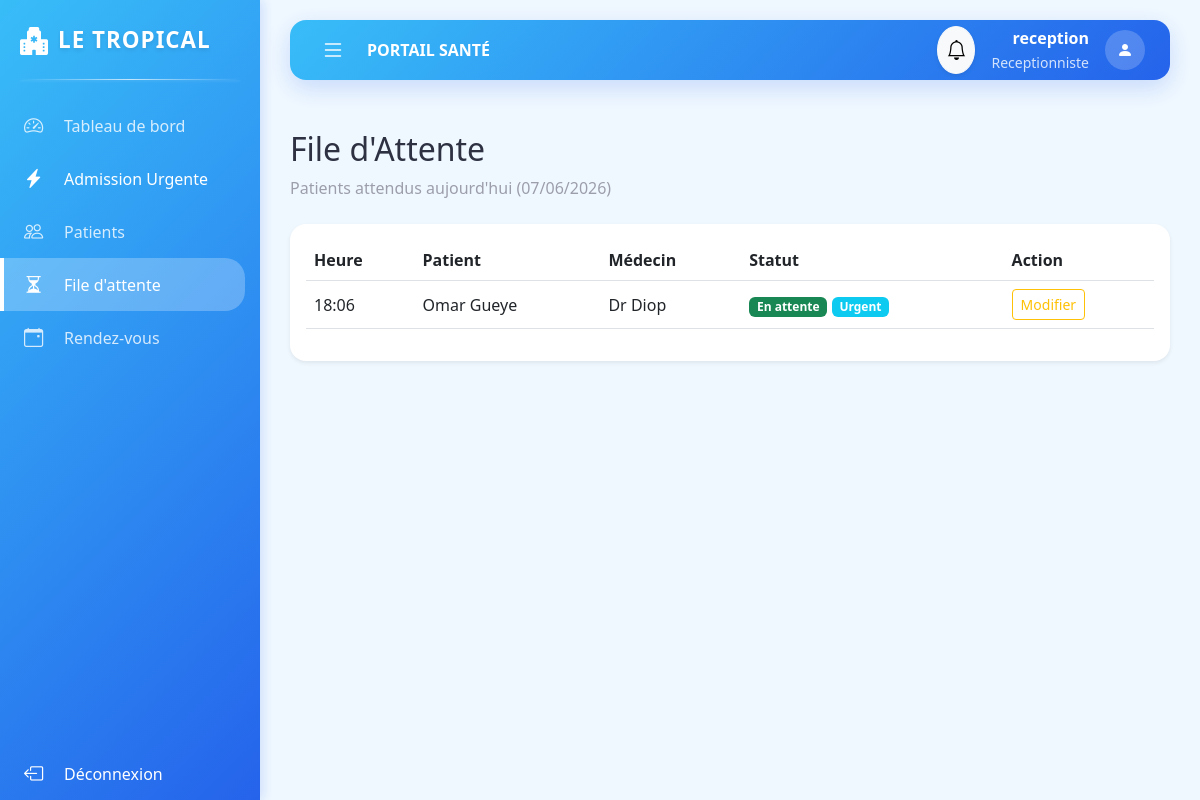
The page /reception/file-attente (signed in) on the database its author committed.
### app/models.py (models this page shows)
class Utilisateur(db.Model, UserMixin):
    id = db.Column(db.Integer, primary_key=True)
    username = db.Column(db.String(50), unique=True, nullable=False)
    password = db.Column(db.String(100), nullable=False)
    role = db.Column(db.String(20), nullable=False) # Admin, Medecin, Patient, Pharmacien, Receptionniste
    date_creation = db.Column(db.DateTime, default=datetime.utcnow)
    patient_id = db.Column(db.Integer, db.ForeignKey('patient.id'), nullable=True)
    patient = db.relationship('Patient', backref=db.backref('user', uselist=False))
    medecin_id = db.Column(db.Integer, db.ForeignKey('medecin.id'), nullable=True)
    medecin = db.relationship('Medecin', backref=db.backref('user', uselist=False))

class RendezVous(db.Model):
    id = db.Column(db.Integer, primary_key=True)
    date_rdv = db.Column(db.Date, nullable=False)
    heure_rdv = db.Column(db.Time, nullable=False)
    statut = db.Column(db.String(20), default='Programmé') # Programmé, Annulé, Terminé, Urgence
    type_rdv = db.Column(db.String(20), default='Présentiel') # Présentiel, Téléconsultation
    priorite = db.Column(db.Integer, default=1)
    degre_urgence = db.Column(db.String(20), default='Normal') # Normal, Moyen, Critique (Triage)
    patient_id = db.Column(db.Integer, db.ForeignKey('patient.id'), nullable=False)
    medecin_id = db.Column(db.Integer, db.ForeignKey('medecin.id'), nullable=False)
    service_id = db.Column(db.Integer, db.ForeignKey('service.id'), nullable=True)
    centre_id = db.Column(db.Integer, db.ForeignKey('centre.id'), nullable=True)
    consultation = db.relationship('Consultation', backref='rdv', uselist=False)

class Patient(db.Model):
    id = db.Column(db.Integer, primary_key=True)
    nom = db.Column(db.String(50), nullable=False)
    prenom = db.Column(db.String(50), nullable=False)
    date_naissance = db.Column(db.Date, nullable=False)
    sexe = db.Column(db.String(10))
    adresse = db.Column(db.String(200))
    telephone = db.Column(db.String(20))
    email = db.Column(db.String(120))
    centre_id = db.Column(db.Integer, db.ForeignKey('centre.id'), nullable=True)
    assurance_id = db.Column(db.Integer, db.ForeignKey('assurance.id'), nullable=True)
    assurance = db.relationship('Assurance', backref='patients')
    dossier = db.relationship('DossierMedical', backref='patient', uselist=False)
    rdvs = db.relationship('RendezVous', backref='patient', lazy=True)
    file_attente = db.relationship('FileAttente', backref='patient', lazy=True)

class Medecin(db.Model):
    id = db.Column(db.Integer, primary_key=True)
    nom = db.Column(db.String(50), nullable=False)
    prenom = db.Column(db.String(50), nullable=False)
    specialite = db.Column(db.String(100))
    telephone = db.Column(db.String(20))
    teleconsult_active = db.Column(db.Boolean, default=False)
    service_id = db.Column(db.Integer, db.ForeignKey('service.id'), nullable=False)
    centre_id = db.Column(db.Integer, db.ForeignKey('centre.id'), nullable=True)
    centre = db.relationship('Centre', backref='medecins')
    rdvs = db.relationship('RendezVous', backref='medecin', lazy=True)
    dispos = db.relationship('Disponibilite', backref='medecin', lazy=True)

### app/routes.py (the view)
@main.route("/reception/file-attente")
@login_required
def file_attente():
    if current_user.role not in ['Receptionniste', 'Administrateur']: return redirect(url_for('main.dashboard'))
    today = datetime.now().date()
    rdvs = RendezVous.query.filter(RendezVous.date_rdv == today, RendezVous.statut.notin_(['Terminé', 'Annulé'])).order_by(RendezVous.priorite.desc(), RendezVous.heure_rdv).all()
    return render_template('reception/file.html', rdvs=rdvs)

### app/__init__.py (called while the page is built)
def create_app(config_class=Config):
    app = Flask(__name__)
    app.config.from_object(Config)
    db.init_app(app)
    bcrypt.init_app(app)
    login_manager.init_app(app)
    from app.routes import main
    app.register_blueprint(main)
    from app.transfert import transfert_bp
    app.register_blueprint(transfert_bp)
    @app.context_processor
    def inject_now():
        from datetime import datetime
        return {'datetime': datetime}
    return app

### app/models.py (called while the page is built)
@login_manager.user_loader
def load_user(user_id):
    return Utilisateur.query.get(int(user_id))

### app/routes.py (called while the page is built)
@main.app_context_processor
def inject_notifications():
    if current_user.is_authenticated: return dict(unread_notifications=[n for n in current_user.notifications if not n.lu])
    return dict(unread_notifications=[])

### app/templates/reception/file.html (shortened to what this page needs)
{% extends "base.html" %}
{% block content %}
<div class="mb-4">
    <h2>File d'Attente</h2>
    <p class="text-muted">Patients attendus aujourd'hui ({{ datetime.now().strftime('%d/%m/%Y') }})</p>
</div>
<div class="card border-0 shadow-sm"><div class="card-body">
    <table class="table align-middle">
        <thead><tr><th>Heure</th><th>Patient</th><th>Médecin</th><th>Statut</th><th>Action</th></tr></thead>
        <tbody>
            {% for rdv in rdvs %}
            <tr>
                <td>{{ rdv.heure_rdv.strftime('%H:%M') }}</td>
                <td>{{ rdv.patient.prenom }} {{ rdv.patient.nom }}</td>
                <td>Dr {{ rdv.medecin.nom }}</td>
                <td>
                    <span class="badge {{ 'bg-success' if rdv.statut == 'En attente' else 'bg-warning' }}">
                        {{ rdv.statut }}
                    </span>
                    <span class="badge {{ 'bg-danger' if rdv.priorite == 3 else 'bg-info' }}">
                        {{ 'Urgent' if rdv.priorite > 1 else 'Normal' }}
                    </span>
                </td>
                <td>
                    <a href="{{ url_for('main.modifier_rdv', rdv_id=rdv.id) }}" class="btn btn-sm btn-outline-warning">Modifier</a>
                </td>
            </tr>
            {% endfor %}
        </tbody>
    </table>
</div></div>
{% endblock %}

### app/templates/base.html (shortened to what this page needs)
<!DOCTYPE html>
<html lang="fr">
<head>
    <link href="https://cdn.jsdelivr.net/npm/bootstrap@5.3.0/dist/css/bootstrap.min.css" rel="stylesheet">
    <link rel="stylesheet" href="https://cdn.jsdelivr.net/npm/bootstrap-icons@1.11.0/font/bootstrap-icons.css">
</head>
<body>
    {% if current_user.is_authenticated %}
    <div id="sidebar">
        <div class="sidebar-header">
            <i class="bi bi-hospital-fill text-success fs-3"></i>
            <span class="logo-text">LE TROPICAL</span>
        </div>
            <a href="{{ url_for('main.dashboard') }}" class="menu-item {{ 'active' if request.endpoint == 'main.dashboard' }}">
                <i class="bi bi-speedometer2"></i>
                <span class="menu-text">Tableau de bord</span>
            </a>
            {% if current_user.role in ['Administrateur', 'Receptionniste'] %}
            <a href="{{ url_for('main.admission_urgence') }}" class="menu-item {{ 'active' if request.endpoint == 'main.admission_urgence' }} text-danger">
                <i class="bi bi-lightning-charge-fill"></i>
                <span class="menu-text">Admission Urgente</span>
            </a>
            {% endif %}
            {% if current_user.role in ['Administrateur', 'Receptionniste', 'Medecin'] %}
            <a href="{{ url_for('main.list_patients') }}" class="menu-item {{ 'active' if request.endpoint == 'main.list_patients' }}">
                <i class="bi bi-people"></i>
                <span class="menu-text">Patients</span>
            </a>
            {% endif %}
            {% if current_user.role in ['Administrateur', 'Receptionniste'] %}
            <a href="{{ url_for('main.file_attente') }}" class="menu-item {{ 'active' if request.endpoint == 'main.file_attente' }}">
                <i class="bi bi-hourglass-split"></i>
                <span class="menu-text">File d'attente</span>
            </a>
            {% endif %}
            {% if current_user.role not in ['Pharmacien', 'Caissier'] %}
            <a href="{{ url_for('main.list_rdvs') }}" class="menu-item {{ 'active' if request.endpoint == 'main.list_rdvs' }}">
                <i class="bi bi-calendar-event"></i>
                <span class="menu-text">Rendez-vous</span>
            </a>
            {% endif %}
            <div class="mt-auto pt-5">
                <a href="{{ url_for('main.logout') }}" class="menu-item text-danger">
                    <i class="bi bi-box-arrow-left"></i>
                    <span class="menu-text">Déconnexion</span>
                </a>
            </div>
        </div>
    <div id="main-wrapper">
        <header class="top-navbar">
            <button class="toggle-btn" id="sidebarToggle">
                <i class="bi bi-list"></i>
            </button>
            <div class="ms-3 fw-bold text-uppercase d-none d-md-block">
                {{ title if title else "Portail Santé" }}
            </div>
            <div class="ms-auto d-flex align-items-center">
                <div class="dropdown me-3">
                    <button class="btn btn-light position-relative rounded-circle shadow-sm p-2" type="button" data-bs-toggle="dropdown">
                        <i class="bi bi-bell fs-5"></i>
                    </button>
                </div>
                <div class="text-end me-3 d-none d-sm-block">
                    <div class="fw-bold">{{ current_user.username }}</div>
                    <small class="text-muted">{{ current_user.role }}</small>
                </div>
                <div class="rounded-circle bg-success text-white d-flex align-items-center justify-content-center" style="width: 40px; height: 40px;">
                    <i class="bi bi-person-fill"></i>
                </div>
            </div>
        </header>
        <main class="content-area">
            {% block content %}{% endblock %}
        </main>
    </div>
    {% else %}
    <div class="content-area p-0">
        {% block auth_content %}{% endblock %}
    </div>
    {% endif %}
</body>
</html>

### app/templates/base.html (style rules this page uses)
:root { --primary-gradient: linear-gradient(135deg, #38BDF8 0%, #2563EB 100%); --button-gradient: linear-gradient(135deg, #38BDF8 0%, #2563EB 100%); --bg-light: #F0F8FF; --text-dark: #2D3142; --text-muted: #9C9EAB; --accent-bg: #E0F2FE; --accent-text: #0284C7; --sidebar-width: 260px; --sidebar-collapsed-width: 70px; --top-nav-height: 60px; }
body { background-color: var(--bg-light); overflow-x: hidden; font-family: 'Segoe UI', Tahoma, Geneva, Verdana, sans-serif; color: var(--text-dark); }
h1, h2, h3, h4, h5, h6, .fw-bold { color: var(--text-dark) !important; }
.text-muted { color: var(--text-muted) !important; }
#sidebar { width: var(--sidebar-width); height: 100vh; position: fixed; left: 0; top: 0; z-index: 1000; background: var(--primary-gradient); color: white; transition: all 0.3s ease; box-shadow: 4px 0 10px rgba(37, 99, 235, 0.15); display: flex; flex-direction: column; overflow-y: auto; overflow-x: hidden; }
.sidebar-header { height: 80px; display: flex; align-items: center; padding: 0 20px; margin-bottom: 20px; position: relative; background: transparent; }
.sidebar-header::after { content: ''; position: absolute; bottom: 0; left: 20px; right: 20px; height: 1px; background: linear-gradient(90deg, transparent, rgba(255, 255, 255, 0.7), transparent); box-shadow: 0 1px 3px rgba(255, 255, 255, 0.2); }
.sidebar-header .logo-text { white-space: nowrap; overflow: hidden; font-weight: 800; font-size: 1.4rem; letter-spacing: 1px; margin-left: 10px; transition: opacity 0.2s; color: white; text-shadow: 0 2px 4px rgba(0, 0, 0, 0.1); }
#sidebar .text-success, #sidebar .text-danger { color: white !important; }
.menu-item { padding: 12px 20px; display: flex; align-items: center; color: rgba(255,255,255,0.8); text-decoration: none; transition: all 0.2s; border-left: 4px solid transparent; }
.menu-item.active { color: white; background: rgba(255,255,255,0.25); border-left: 4px solid white; border-radius: 0 20px 20px 0; margin-right: 15px; }
.menu-item i { font-size: 1.2rem; min-width: 30px; }
.menu-text { margin-left: 10px; white-space: nowrap; transition: opacity 0.2s; }
#main-wrapper { margin-left: var(--sidebar-width); transition: all 0.3s ease; min-height: 100vh; display: flex; flex-direction: column; }
.top-navbar { height: var(--top-nav-height); background: var(--primary-gradient); display: flex; align-items: center; padding: 0 25px; box-shadow: 0 8px 24px rgba(37, 99, 235, 0.2); position: sticky; top: 20px; z-index: 999; margin: 20px 30px; border-radius: 16px; color: white; }
.top-navbar .fw-bold, .top-navbar .text-uppercase { color: white !important; }
.top-navbar .text-muted { color: rgba(255, 255, 255, 0.8) !important; }
.top-navbar .bg-success { background: rgba(255, 255, 255, 0.2) !important; color: white !important; }
.toggle-btn { background: none; border: none; font-size: 1.5rem; cursor: pointer; color: white; }
.content-area { padding: 30px; flex-grow: 1; }
.card { background: #FFFFFF; border-radius: 16px; box-shadow: 0 8px 24px rgba(37, 99, 235, 0.08); border: none; transition: transform 0.2s, box-shadow 0.2s; }

### rows shown on the page
Utilisateur: username "reception", role "Receptionniste"
RendezVous: heure_rdv "18:06", patient.prenom "Omar", patient.nom "Gueye", medecin.nom "Diop", statut "En attente", priorite "Urgent"

### other values the page prints
{{ title if title else "Portail Santé" }} "PORTAIL SANTÉ"
